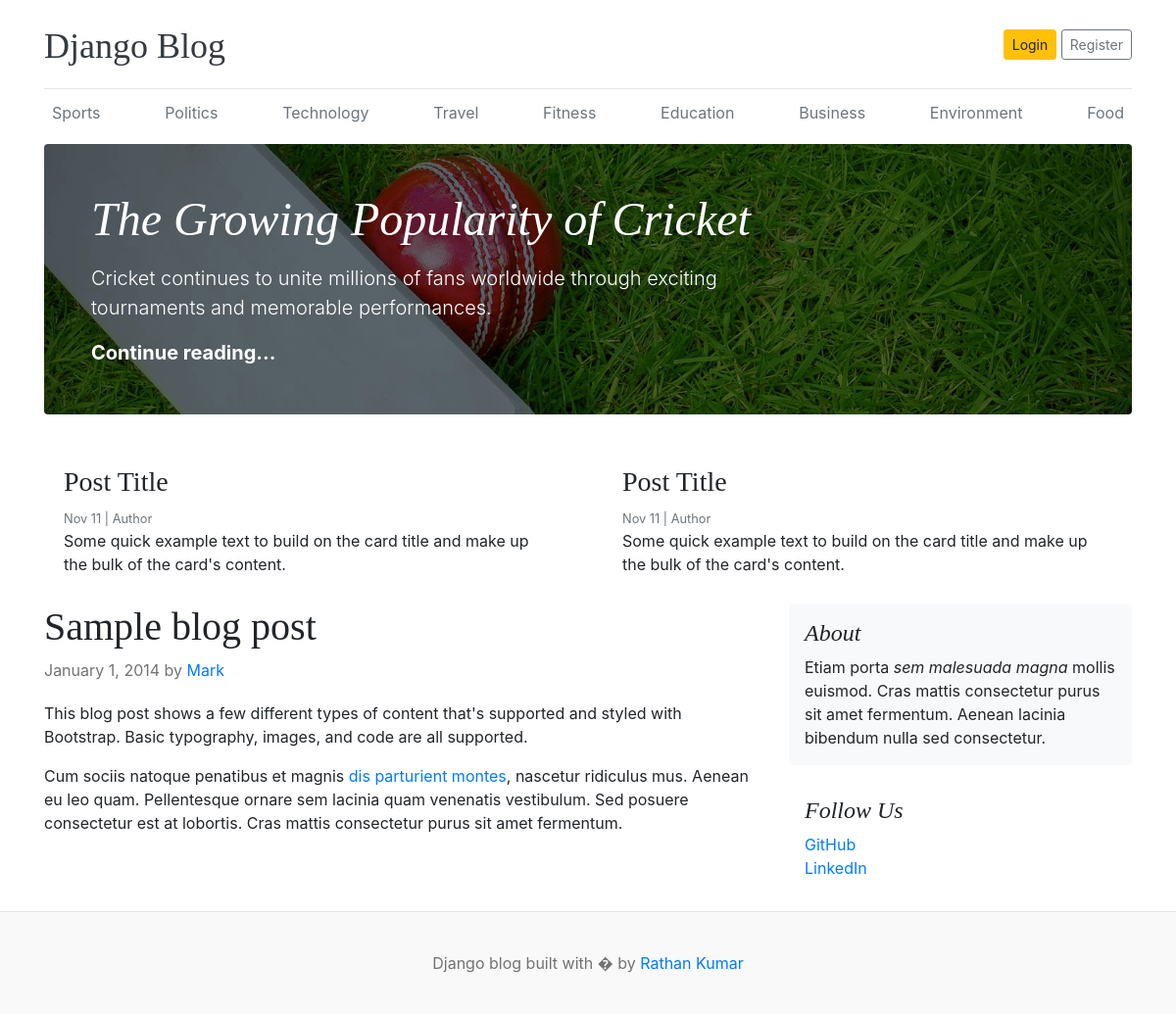
The page / on the database its author committed.
### blogs/models.py (models this page shows, shortened)
class Category(models.Model):
    category_name = models.CharField(max_length=50,unique=True)
    created_at = models.DateTimeField(auto_now_add=True)
    updated_at = models.DateTimeField(auto_now=True)
    class Meta:
        verbose_name_plural = 'Categories'

class Blog(models.Model):
    title = models.CharField(max_length=100)
    slug = models.SlugField(max_length=150,unique=True,blank=True)
    category = models.ForeignKey(Category,on_delete=models.CASCADE)
    author = models.ForeignKey(User,on_delete=models.CASCADE)
    featured_image = models.ImageField(upload_to='uploads/%Y/%m/%d/')
    short_description = models.CharField(max_length=200)
    blog_body = models.TextField()
    status = models.CharField(choices=Status_Choices,default="draft")
    is_featured = models.BooleanField(default=False)
    created_at = models.DateTimeField(auto_now_add=True)
    updated_at = models.DateTimeField(auto_now=True)

### blog_main/views.py (the view)
# urls.py: 2. Add a URL to urlpatterns:  path('', views.home, name='home')
def home(request):
      categories=Category.objects.all()
      featured_posts=Blog.objects.filter(is_featured=True)
      context={'categories':categories,'featured_posts':featured_posts}
      return render(request,'home.html',context)

### templates/home.html (shortened to what this page needs)
{% load static %}
<!DOCTYPE html>
<html lang="en">
<head>
      <link href="https://getbootstrap.com/docs/4.0/dist/css/bootstrap.min.css" rel="stylesheet">
      <link href="{% static 'css/blog.css' %}" rel="stylesheet">
</head>
<body>
      <div class="container">
            <header class="blog-header py-3">
                  <div class="row flex-nowrap justify-content-between align-items-center">
                        <div class="col-8 pt-1">
                              <a class="blog-header-logo text-dark" href="/">Django Blog</a>
                        </div>
                        <div class="col-4 d-flex justify-content-end align-items-center">
                              <a class="btn btn-sm btn-warning" href="#">Login</a> &nbsp;
                              <a class="btn btn-sm btn-outline-secondary" href="#">Register</a>
                        </div>
                  </div>
            </header>
            <div class="nav-scroller py-1 mb-2">
                  <nav class="nav d-flex justify-content-between">
                        {% for category in categories %}
                        <a class="p-2 text-muted" href="#">{{category.category_name}}</a>
                        {% endfor %}
                  </nav>
            </div>
            {% for i in featured_posts %}
            {% if forloop.first %}
            <div class="jumbotron p-3 p-md-5 text-white rounded bg-dark"
                  style="background-image: url(/static/images/cricket.jpg);background-blend-mode: overlay;background-size:cover;">
                  <div class="col-md-8 px-0">
                        <h1 class="display-4 font-italic">{{i.title}}</h1>
                        <p class="lead my-3">{{i.short_description}}</p>
                        <p class="lead mb-0"><a href="#" class="text-white font-weight-bold">Continue reading...</a></p>
                  </div>
            </div>
            {% endif %}
            {% endfor %}
            <div class="row mb-2">
                  <div class="col-md-6">
                        <div class="card border-0">
                              <div class="card-body">
                                    <h3>Post Title</h3>
                                    <small class="mb-1 text-muted">Nov 11 | Author</small>
                                    <p class="card-text">Some quick example text to build on the card title and make up
                                          the bulk of the card's content.</p>
                              </div>
                        </div>
                  </div>
                  <div class="col-md-6">
                        <div class="card border-0">
                              <div class="card-body">
                                    <h3>Post Title</h3>
                                    <small class="mb-1 text-muted">Nov 11 | Author</small>
                                    <p class="card-text">Some quick example text to build on the card title and make up
                                          the bulk of the card's content.</p>
                              </div>
                        </div>
                  </div>
            </div>
            <main role="main" class="container p-0">
                  <div class="row">
                        <div class="col-md-8 blog-main">
                              <div class="blog-post">
                                    <h2 class="blog-post-title">Sample blog post</h2>
                                    <p class="blog-post-meta">January 1, 2014 by <a href="#">Mark</a></p>
                                    <p>This blog post shows a few different types of content that's supported and styled
                                          with Bootstrap. Basic typography, images, and code are all supported.</p>
                                    <p>Cum sociis natoque penatibus et magnis <a href="#">dis parturient montes</a>,
                                          nascetur ridiculus mus. Aenean eu leo quam. Pellentesque ornare sem lacinia
                                          quam venenatis vestibulum. Sed posuere consectetur est at lobortis. Cras
                                          mattis consectetur purus sit amet fermentum.</p>
                              </div>
                        </div>
                        <aside class="col-md-4 blog-sidebar">
                              <div class="p-3 mb-3 bg-light rounded">
                                    <h4 class="font-italic">About</h4>
                                    <p class="mb-0">Etiam porta <em>sem malesuada magna</em> mollis euismod. Cras mattis
                                          consectetur purus sit amet fermentum. Aenean lacinia bibendum nulla sed
                                          consectetur.</p>
                              </div>
                              <div class="p-3">
                                    <h4 class="font-italic">Follow Us</h4>
                                    <ol class="list-unstyled">
                                          <li><a href="#">GitHub</a></li>
                                          <li><a href="#">LinkedIn</a></li>
                                    </ol>
                              </div>
                        </aside>
                  </div>
            </main>
      </div>
      <footer class="blog-footer">
            <p>Django blog built with � by <a href="#">Rathan Kumar</a></p>
      </footer>
</body>
</html>

### blog_main/static/css/blog.css (style rules this page uses)
.blog-header { border-bottom: 1px solid #e5e5e5; }
.blog-header-logo { font-family: "Playfair Display", Georgia, "Times New Roman", serif; font-size: 2.25rem; }
h1, h2, h3, h4, h5, h6 { font-family: "Playfair Display", Georgia, "Times New Roman", serif; }
.display-4 { font-size: 2.5rem; }
@media (min-width: 768px) { .display-4 { font-size: 3rem; } }
.blog-post { margin-bottom: 4rem; }
.blog-post-title { font-size: 2.5rem; }
.blog-post-meta { margin-bottom: 1.25rem; color: #727272; }
.blog-footer { padding: 2.5rem 0; color: #727272; text-align: center; background-color: #f9f9f9; border-top: .05rem solid #e5e5e5; }
.blog-footer p:last-child { margin-bottom: 0; }

### rows shown on the page
Category: category_name "Sports"
Category: category_name "Politics"
Category: category_name "Technology"
Category: category_name "Travel"
Category: category_name "Fitness"
Category: category_name "Education"
Category: category_name "Business"
Category: category_name "Environment"
Category: category_name "Food"
Blog: title "The Growing Popularity of Cricket", short_description "Cricket continues to unite millions of fans worldwide through exciting tournaments and memorable performances."
